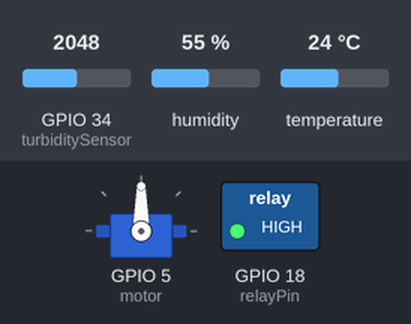
The sketch below on a simulated ESP32. On the bench: servo, switched loads named in the sketch (green lamp = pin HIGH). The test bench sets the inputs (shaded band); at power-on: humidity 55 %, GPIO 34 (turbiditySensor) = 2048, temperature 24 °C. WiFi joins after 1.5 s; servers stay silent unless stated; what the sketch prints to the serial monitor is not drawn.

Above: at 3.0 s.
3.1 s: humidity set to 32 %
5.0 s: humidity set to 29 %
At 6.5 s:
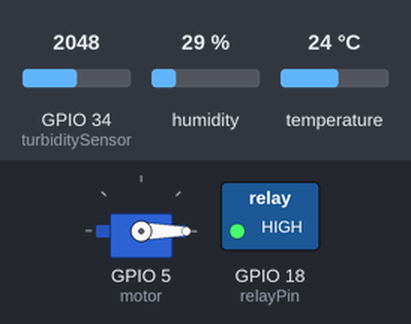
7.3 s: GPIO 34 (turbiditySensor) set to 547
8.8 s: GPIO 34 (turbiditySensor) set to 454
At 9.7 s:
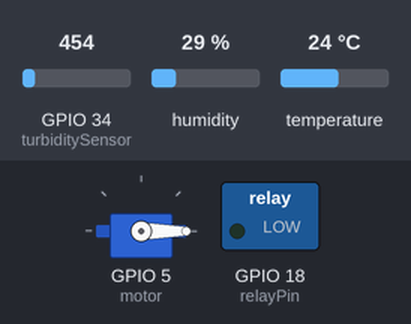
10.3 s: GPIO 34 (turbiditySensor) set to 540
At 10.9 s:
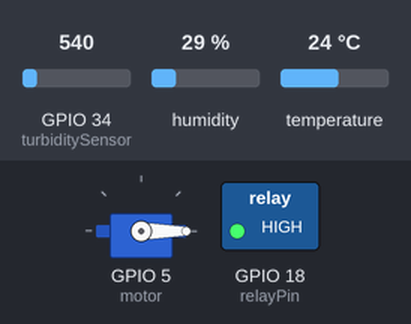
11.8 s: GPIO 34 (turbiditySensor) set to 491
At 13.2 s:
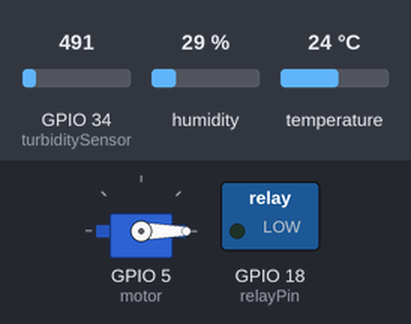
Timing chart, 0 to 14.3 s (numbered marks = the images above; inputs shaded):
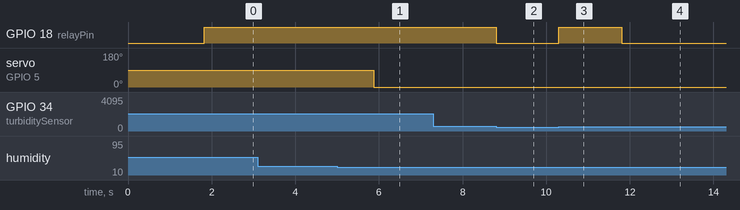

Measured:
- the behaviour switches between 31 and 30 % on humidity (found by bisection; images 0 and 1)
- the behaviour switches between 501 and 500 on GPIO 34 (turbiditySensor) (found by bisection; images 1 and 2)
- after the input at 5.0 s, servo on GPIO 5 (motor): 90° → 0° after 0.88 s
- after the input at 8.8 s, GPIO 18 (relayPin): HIGH → LOW at once
- after the input at 10.3 s, GPIO 18 (relayPin): LOW → HIGH at once
- after the input at 11.8 s, GPIO 18 (relayPin): HIGH → LOW at once

The sketch:

aqua_monitoring_system.ino
```cpp
#define BLYNK_TEMPLATE_ID "TMPL3js_CAMzQ"
#define BLYNK_TEMPLATE_NAME "turbidity"
#define BLYNK_AUTH_TOKEN "YgOF-KJwjan8EOOhsD7rTJ_feoVtPTnV"
#define BLYNK_PRINT Serial
#define DHTPIN 23
#define DHTTYPE DHT11


#include<WiFi.h>
#include <DHT.h>
#include<ESP32Servo.h>
#include<BlynkSimpleEsp32.h>
const char ssid[] = "Act";
const char password[] = "12345678";
DHT dht(DHTPIN, DHTTYPE);

int turbiditySensor = 34;
int relayPin = 18;
Servo motor;
int turbidityThreshold = 500;


void setup() {
  pinMode(turbiditySensor, INPUT);
  pinMode(relayPin, OUTPUT);
  motor.attach(5);
  Serial.begin(115200);
  dht.begin();
  Blynk.begin(BLYNK_AUTH_TOKEN, ssid, password);
}

void loop() {
  Blynk.run();
float h=dht.readHumidity();
  float t=dht.readTemperature();
  if(isnan(h)||isnan(t))
  return;
  Serial.print("H: ");
  Serial.print(h);
  Serial.println("T: ");
  Serial.print(t);

  int turbidityValue = analogRead(turbiditySensor);
  Serial.println(turbidityValue);
  if (turbidityValue > turbidityThreshold) {
    Serial.println("water in bad condition");
    digitalWrite(relayPin,HIGH);
    Blynk.virtualWrite(V0, turbidityValue);
    Blynk.logEvent("bad_water", "water in dirty condition");
} else {
  Serial.println("water in good condition");
  digitalWrite(relayPin,LOW);
}
if(h>30){
  motor.write(90);
}
else{
motor.write(0);
}

}
```
